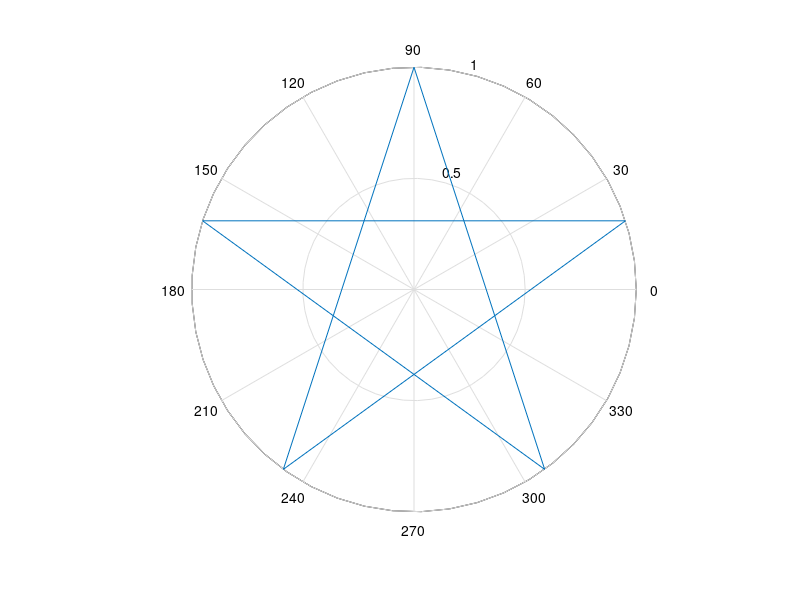

Write MATLAB code to recreate this figure.
function star5_1()
% This functtion simply produces a 5-point star in a polar plot when called
% upon.
%
alpha = (pi/2:4*pi/5:4.8*pi);
r = ones(1,6);
polar(alpha,r)
end